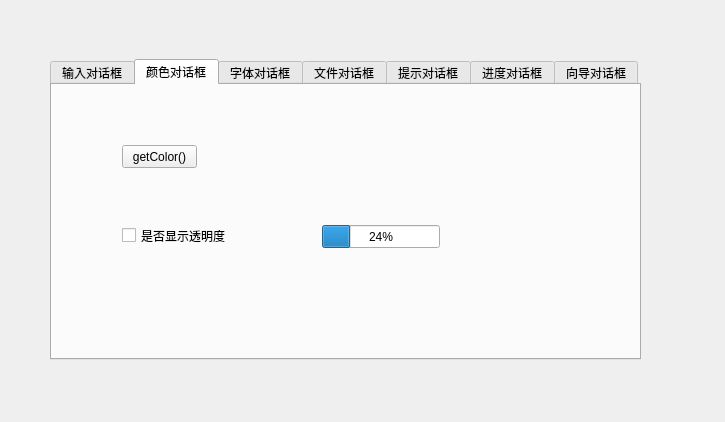
<?xml version="1.0" encoding="UTF-8"?>
<ui version="4.0">
 <class>StandardDialogs</class>
 <widget class="QWidget" name="StandardDialogs">
  <property name="geometry">
   <rect>
    <x>0</x>
    <y>0</y>
    <width>725</width>
    <height>422</height>
   </rect>
  </property>
  <property name="windowTitle">
   <string>StandardDialogs</string>
  </property>
  <widget class="QTabWidget" name="tabWidget">
   <property name="geometry">
    <rect>
     <x>50</x>
     <y>59</y>
     <width>591</width>
     <height>301</height>
    </rect>
   </property>
   <property name="currentIndex">
    <number>1</number>
   </property>
   <widget class="QWidget" name="getint">
    <attribute name="title">
     <string>输入对话框</string>
    </attribute>
    <widget class="QWidget" name="layoutWidget">
     <property name="geometry">
      <rect>
       <x>40</x>
       <y>30</y>
       <width>471</width>
       <height>211</height>
      </rect>
     </property>
     <layout class="QGridLayout" name="gridLayout">
      <item row="4" column="0">
       <widget class="QPushButton" name="getmtext">
        <property name="text">
         <string>getMultiText()</string>
        </property>
       </widget>
      </item>
      <item row="4" column="1">
       <widget class="QLabel" name="label_8">
        <property name="text">
         <string>TextLabel</string>
        </property>
       </widget>
      </item>
      <item row="0" column="0">
       <widget class="QPushButton" name="getint_3">
        <property name="text">
         <string>getInt()</string>
        </property>
       </widget>
      </item>
      <item row="2" column="0">
       <widget class="QPushButton" name="geiitem">
        <property name="text">
         <string>getItem()</string>
        </property>
       </widget>
      </item>
      <item row="0" column="1">
       <widget class="QLabel" name="label_input">
        <property name="text">
         <string>TextLabel</string>
        </property>
       </widget>
      </item>
      <item row="1" column="0">
       <widget class="QPushButton" name="getdouble">
        <property name="text">
         <string>getDouble()</string>
        </property>
       </widget>
      </item>
      <item row="2" column="1">
       <widget class="QLabel" name="label_3">
        <property name="text">
         <string>TextLabel</string>
        </property>
       </widget>
      </item>
      <item row="3" column="1">
       <widget class="QLabel" name="label_7">
        <property name="text">
         <string>TextLabel</string>
        </property>
       </widget>
      </item>
      <item row="3" column="0">
       <widget class="QPushButton" name="gettext">
        <property name="text">
         <string>getText()</string>
        </property>
       </widget>
      </item>
      <item row="1" column="1">
       <widget class="QLabel" name="label_2">
        <property name="text">
         <string>TextLabel</string>
        </property>
       </widget>
      </item>
     </layout>
    </widget>
   </widget>
   <widget class="QWidget" name="getcolor">
    <attribute name="title">
     <string>颜色对话框</string>
    </attribute>
    <widget class="QPushButton" name="btn_getcolor">
     <property name="geometry">
      <rect>
       <x>70</x>
       <y>60</y>
       <width>75</width>
       <height>23</height>
      </rect>
     </property>
     <property name="text">
      <string>getColor()</string>
     </property>
    </widget>
    <widget class="QCheckBox" name="check_alpha">
     <property name="geometry">
      <rect>
       <x>70</x>
       <y>130</y>
       <width>221</width>
       <height>41</height>
      </rect>
     </property>
     <property name="text">
      <string>是否显示透明度</string>
     </property>
    </widget>
    <widget class="QProgressBar" name="progressBar">
     <property name="geometry">
      <rect>
       <x>270</x>
       <y>140</y>
       <width>118</width>
       <height>23</height>
      </rect>
     </property>
     <property name="value">
      <number>24</number>
     </property>
    </widget>
   </widget>
   <widget class="QWidget" name="font">
    <attribute name="title">
     <string>字体对话框</string>
    </attribute>
    <widget class="QPushButton" name="btn_font_clicked">
     <property name="geometry">
      <rect>
       <x>110</x>
       <y>60</y>
       <width>75</width>
       <height>23</height>
      </rect>
     </property>
     <property name="text">
      <string>getFont()</string>
     </property>
    </widget>
    <widget class="QLabel" name="label_font">
     <property name="geometry">
      <rect>
       <x>230</x>
       <y>110</y>
       <width>54</width>
       <height>12</height>
      </rect>
     </property>
     <property name="text">
      <string>TextLabel</string>
     </property>
    </widget>
   </widget>
   <widget class="QWidget" name="dir">
    <attribute name="title">
     <string>文件对话框</string>
    </attribute>
    <widget class="QLineEdit" name="line_path">
     <property name="geometry">
      <rect>
       <x>10</x>
       <y>50</y>
       <width>251</width>
       <height>71</height>
      </rect>
     </property>
    </widget>
    <widget class="QPushButton" name="btn_dir">
     <property name="geometry">
      <rect>
       <x>290</x>
       <y>70</y>
       <width>101</width>
       <height>23</height>
      </rect>
     </property>
     <property name="text">
      <string>获取文件夹</string>
     </property>
    </widget>
    <widget class="QPushButton" name="btn_file">
     <property name="geometry">
      <rect>
       <x>290</x>
       <y>110</y>
       <width>111</width>
       <height>23</height>
      </rect>
     </property>
     <property name="text">
      <string>打开一个文件</string>
     </property>
    </widget>
    <widget class="QPushButton" name="btn_files">
     <property name="geometry">
      <rect>
       <x>290</x>
       <y>150</y>
       <width>111</width>
       <height>23</height>
      </rect>
     </property>
     <property name="text">
      <string>打开多个文件</string>
     </property>
    </widget>
    <widget class="QPushButton" name="btn_savefile">
     <property name="geometry">
      <rect>
       <x>290</x>
       <y>190</y>
       <width>111</width>
       <height>23</height>
      </rect>
     </property>
     <property name="text">
      <string>保存文件</string>
     </property>
    </widget>
   </widget>
   <widget class="QWidget" name="critical">
    <attribute name="title">
     <string>提示对话框</string>
    </attribute>
    <widget class="QWidget" name="layoutWidget">
     <property name="geometry">
      <rect>
       <x>90</x>
       <y>80</y>
       <width>261</width>
       <height>151</height>
      </rect>
     </property>
     <layout class="QGridLayout" name="gridLayout_2">
      <item row="0" column="0">
       <widget class="QPushButton" name="btn_critical">
        <property name="text">
         <string>critical()</string>
        </property>
       </widget>
      </item>
      <item row="0" column="1">
       <widget class="QPushButton" name="btn_warning">
        <property name="text">
         <string>warning()</string>
        </property>
       </widget>
      </item>
      <item row="1" column="0">
       <widget class="QPushButton" name="btn_info">
        <property name="text">
         <string>information()</string>
        </property>
       </widget>
      </item>
      <item row="1" column="1">
       <widget class="QPushButton" name="btn_message">
        <property name="text">
         <string>showMessage()</string>
        </property>
       </widget>
      </item>
      <item row="2" column="0">
       <widget class="QPushButton" name="btn_question">
        <property name="text">
         <string>question()</string>
        </property>
       </widget>
      </item>
     </layout>
    </widget>
   </widget>
   <widget class="QWidget" name="progress">
    <attribute name="title">
     <string>进度对话框</string>
    </attribute>
    <widget class="QPushButton" name="btn_progress">
     <property name="geometry">
      <rect>
       <x>70</x>
       <y>60</y>
       <width>251</width>
       <height>41</height>
      </rect>
     </property>
     <property name="text">
      <string>进度</string>
     </property>
    </widget>
   </widget>
   <widget class="QWidget" name="wizard">
    <attribute name="title">
     <string>向导对话框</string>
    </attribute>
    <widget class="QPushButton" name="btn_wizard">
     <property name="geometry">
      <rect>
       <x>140</x>
       <y>100</y>
       <width>75</width>
       <height>23</height>
      </rect>
     </property>
     <property name="text">
      <string>弹出向导</string>
     </property>
    </widget>
   </widget>
  </widget>
 </widget>
 <layoutdefault spacing="6" margin="11"/>
 <resources/>
 <connections/>
</ui>
